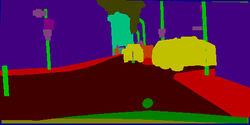
#> input picture color.png, 250 x 125 px, shrunk from 512 x 256 before the run
$ python pic_map.py
#> lines starting #> are read from the running program, lines starting #| are printed output that depends on the picture
# !python3
# coding:utf8
import numpy as np
from PIL import Image
import cv2


# 两种修改像素方法：1.=赋值 2.putpixel

def map(imgpath):
    # im = np.array(Image.open('test3.png'))  # 打开图片
    im = Image.open('color.png')
    im1 = cv2.imread('test3.png')
    # im = Image.new("RGB", (400, 400), (255, 0, 0))  # 红色

    width = im.size[0]  # 获取宽度

    height = im.size[1]  # 获取长度
    pim = im.load()

    for i in range(width):
        for j in range(height):
            if pim[i, j] == (192, 192, 0):  # car
                pim[i, j] = (26, 26, 26)
            if pim[i, j] == (64, 0, 0):  # road
                pim[i, j] = (7, 7, 7)
            if pim[i, j] == (0, 128, 0):
                pim[i, j] = (1, 1, 1)

        # test = pim[i, j]
        # if pim[i, j] == 3:  # 绿色
        #     pim[i, j] = 192

    im.save("a.png")


if __name__ == '__main__':
    im = Image.open('color.png')
#> im is the input picture: PIL image 250x125 RGB; mean R, G, B 79.9, 32.8, 56.3
    im.show()

    pix = im.load()  # 导入像素
    width = im.size[0]  # 获取宽度
#> width = 250
    height = im.size[1]  # 获取长度
#> height = 125

    for x in range(width):
        for y in range(height):
            r, g, b = im.getpixel((x, y))
            rgba = (r, g, b)
            if (r == 64 and g == 0 and b == 128):
                im.putpixel((x, y), (11, 11, 11))
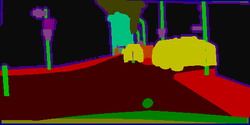
#> im: PIL image 250x125 RGB; mean R, G, B 62.9, 36.3, 18.8
            # if (a == 255):
            #     im.putpixel((x, y), (255, 255, 255, 255))

    im = im.convert('RGB')
    im.save('456.png')
